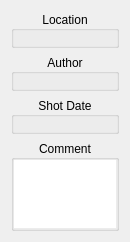
                <widget class="QWidget" name="sIBL_Informations_scrollAreaWidgetContents" >
                 <property name="geometry" >
                  <rect>
                   <x>0</x>
                   <y>0</y>
                   <width>130</width>
                   <height>231</height>
                  </rect>
                 </property>
                 <layout class="QGridLayout" name="sIBL_Informations_scrollAreaWidgetContents_gridLayout" >
                  <item row="0" column="0" >
                   <widget class="QGroupBox" name="Location_groupBox" >
                    <property name="title" >
                     <string>Location</string>
                    </property>
                    <property name="alignment" >
                     <set>Qt::AlignCenter</set>
                    </property>
                    <property name="flat" >
                     <bool>true</bool>
                    </property>
                    <layout class="QGridLayout" name="Location_groupBox_gridLayout" >
                     <property name="margin" >
                      <number>0</number>
                     </property>
                     <item row="0" column="0" >
                      <widget class="QLabel" name="sIBL_Location_Set_label" >
                       <property name="font" >
                        <font>
                         <italic>true</italic>
                        </font>
                       </property>
                       <property name="margin" >
                        <number>4</number>
                       </property>
                      </widget>
                     </item>
                    </layout>
                   </widget>
                  </item>
                  <item row="1" column="0" >
                   <widget class="QGroupBox" name="sIBL_Author_groupBox" >
                    <property name="title" >
                     <string>Author</string>
                    </property>
                    <property name="alignment" >
                     <set>Qt::AlignCenter</set>
                    </property>
                    <property name="flat" >
                     <bool>true</bool>
                    </property>
                    <layout class="QGridLayout" name="sIBL_Author_groupBox_gridLayout" >
                     <property name="margin" >
                      <number>0</number>
                     </property>
                     <item row="0" column="0" >
                      <widget class="QLabel" name="sIBL_Author_Set_label" >
                       <property name="font" >
                        <font>
                         <italic>true</italic>
                        </font>
                       </property>
                       <property name="margin" >
                        <number>4</number>
                       </property>
                       <property name="openExternalLinks" >
                        <bool>true</bool>
                       </property>
                      </widget>
                     </item>
                    </layout>
                   </widget>
                  </item>
                  <item row="2" column="0" >
                   <widget class="QGroupBox" name="Shot_Date_groupBox" >
                    <property name="title" >
                     <string>Shot Date</string>
                    </property>
                    <property name="alignment" >
                     <set>Qt::AlignCenter</set>
                    </property>
                    <property name="flat" >
                     <bool>true</bool>
                    </property>
                    <layout class="QGridLayout" name="Shot_Date_groupBox_gridLayout" >
                     <property name="margin" >
                      <number>0</number>
                     </property>
                     <item row="0" column="0" >
                      <widget class="QLabel" name="sIBL_Date_Set_label" >
                       <property name="font" >
                        <font>
                         <italic>true</italic>
                        </font>
                       </property>
                       <property name="text" >
                        <string/>
                       </property>
                       <property name="margin" >
                        <number>4</number>
                       </property>
                      </widget>
                     </item>
                    </layout>
                   </widget>
                  </item>
                  <item row="3" column="0" >
                   <widget class="QGroupBox" name="Comment_groupBox" >
                    <property name="title" >
                     <string>Comment</string>
                    </property>
                    <property name="alignment" >
                     <set>Qt::AlignCenter</set>
                    </property>
                    <property name="flat" >
                     <bool>true</bool>
                    </property>
                    <layout class="QGridLayout" name="Comment_groupBox_gridLayout" >
                     <property name="margin" >
                      <number>0</number>
                     </property>
                     <item row="0" column="0" >
                      <widget class="QTextEdit" name="Comment_textEdit" >
                       <property name="sizePolicy" >
                        <sizepolicy vsizetype="Maximum" hsizetype="Expanding" >
                         <horstretch>0</horstretch>
                         <verstretch>0</verstretch>
                        </sizepolicy>
                       </property>
                       <property name="font" >
                        <font>
                         <italic>true</italic>
                        </font>
                       </property>
                       <property name="frameShape" >
                        <enum>QFrame::NoFrame</enum>
                       </property>
                       <property name="verticalScrollBarPolicy" >
                        <enum>Qt::ScrollBarAlwaysOff</enum>
                       </property>
                       <property name="horizontalScrollBarPolicy" >
                        <enum>Qt::ScrollBarAlwaysOff</enum>
                       </property>
                       <property name="undoRedoEnabled" >
                        <bool>false</bool>
                       </property>
                       <property name="readOnly" >
                        <bool>true</bool>
                       </property>
                      </widget>
                     </item>
                    </layout>
                   </widget>
                  </item>
                 </layout>
                </widget>
